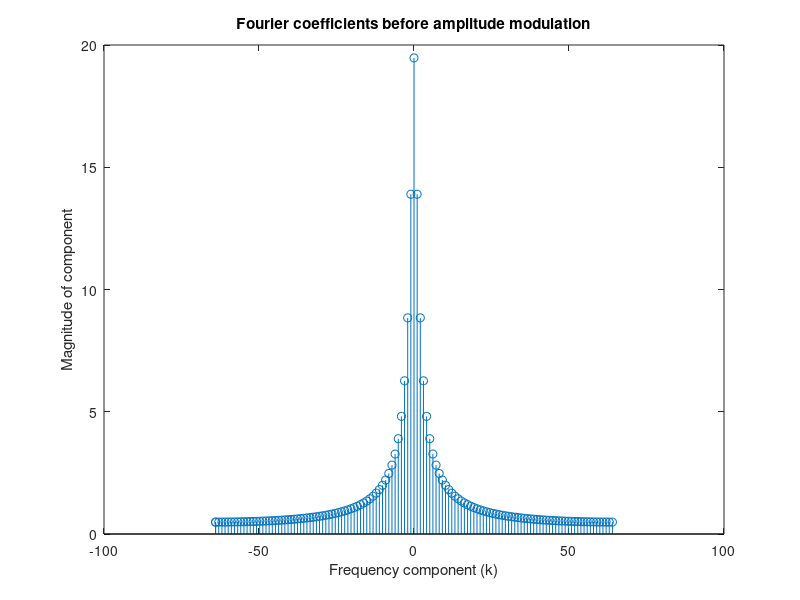
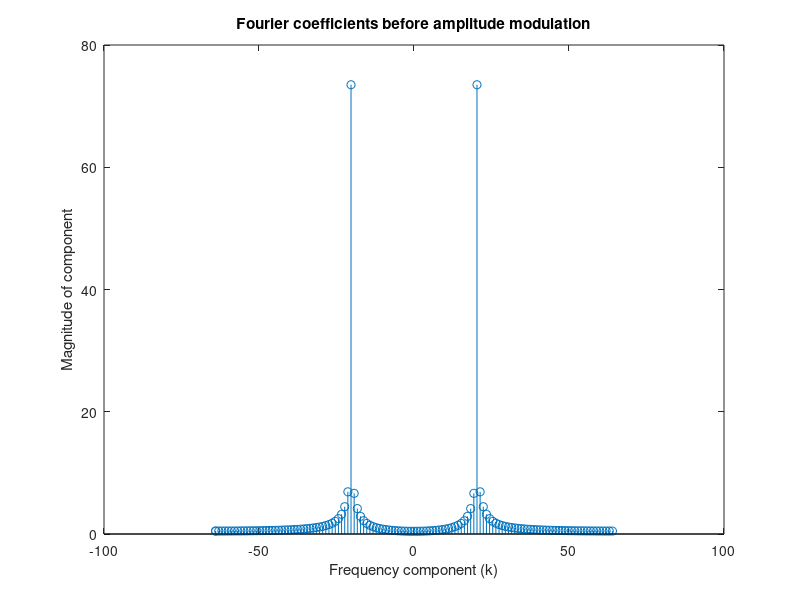
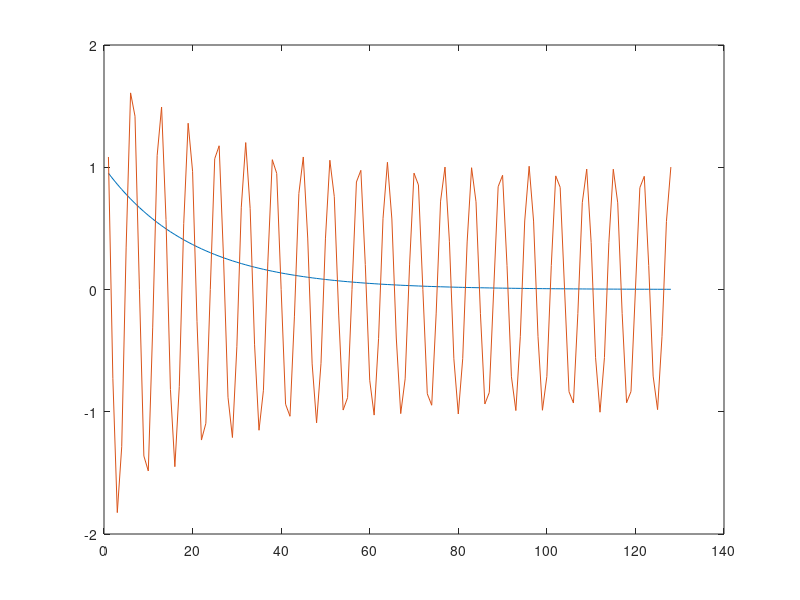

Write the MATLAB code that produced these figures, in order.
alpha = 0.05;
u = 1;
s = zeros(1, 128);
T = 128;
fc = 20 / T;

t = 1:T;

for i = 1 : T
    s(i) = exp(-alpha * i) * u;
end

plot(t,s);
hold on;

x = zeros(1, 128);

for i = 1 : T
    x(i) = (1 + s(i)) * cos(2 * pi * fc * i);
end

plot(t,x);
hold on;

% s
h = figure;
fx = zeros(1, T);
findex = T/2*linspace(0,1,T/2);
fx((T/2)+1:end) = findex;
fx(1:T/2) = [-T/2, -findex(end:-1:2)];
fs = fft(s);
stem(fx, abs(fftshift(fs)));
xlabel('Frequency component (k)');
ylabel('Magnitude of component');
title('Fourier coefficients before amplitude modulation');
print(h, '-dpng', 'coefficients_before_amod.png'); % doar daca vreti sa salvati ca png graficull


% x

h = figure;
fx = zeros(1, T);
findex = T/2*linspace(0,1,T/2);
fx((T/2)+1:end) = findex;
fx(1:T/2) = [-T/2, -findex(end:-1:2)];
fs = fft(x);
stem(fx, abs(fftshift(fs)));
xlabel('Frequency component (k)');
ylabel('Magnitude of component');
title('Fourier coefficients before amplitude modulation');
print(h, '-dpng', 'coefficients_before_amod.png'); % doar daca vreti sa salvati ca png graficull

